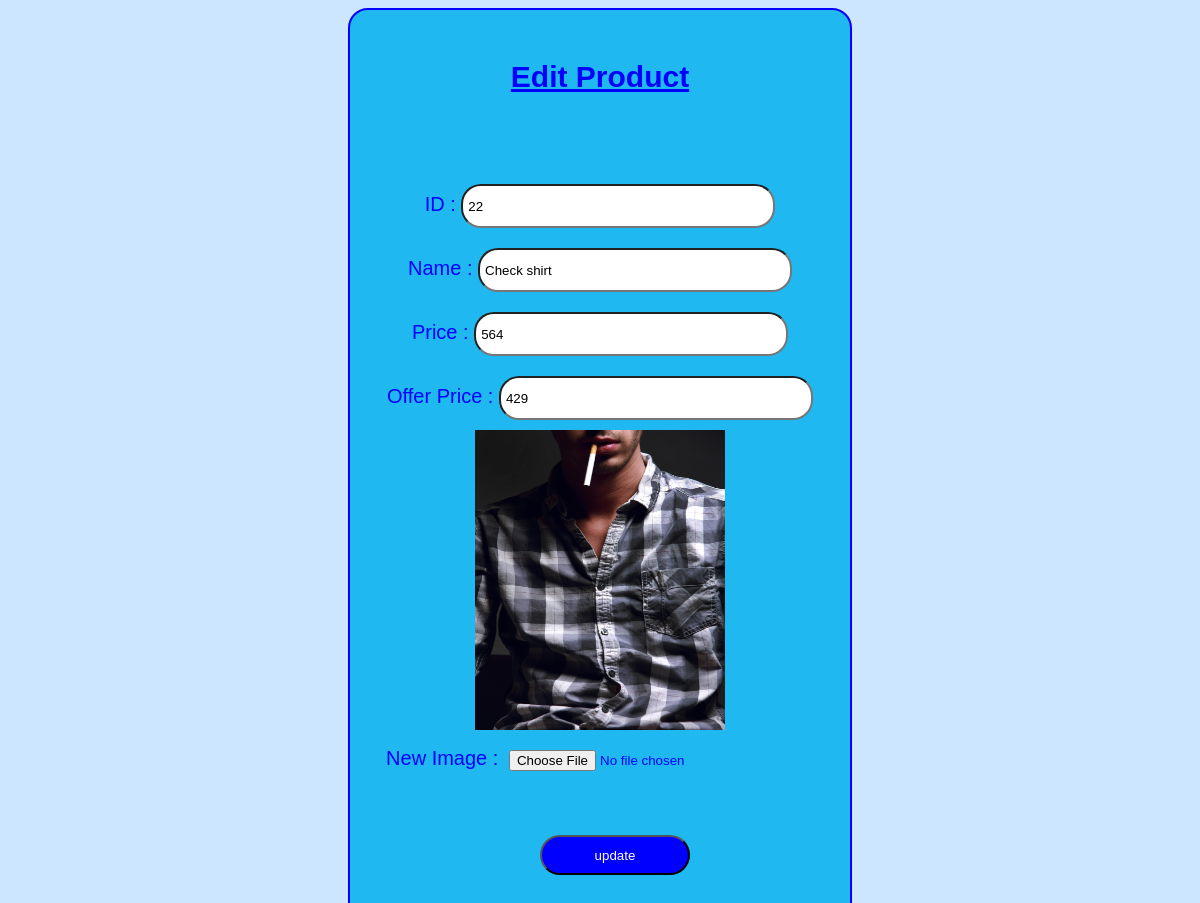
/edit_pro/5, run on an earlier commit of the app's database.
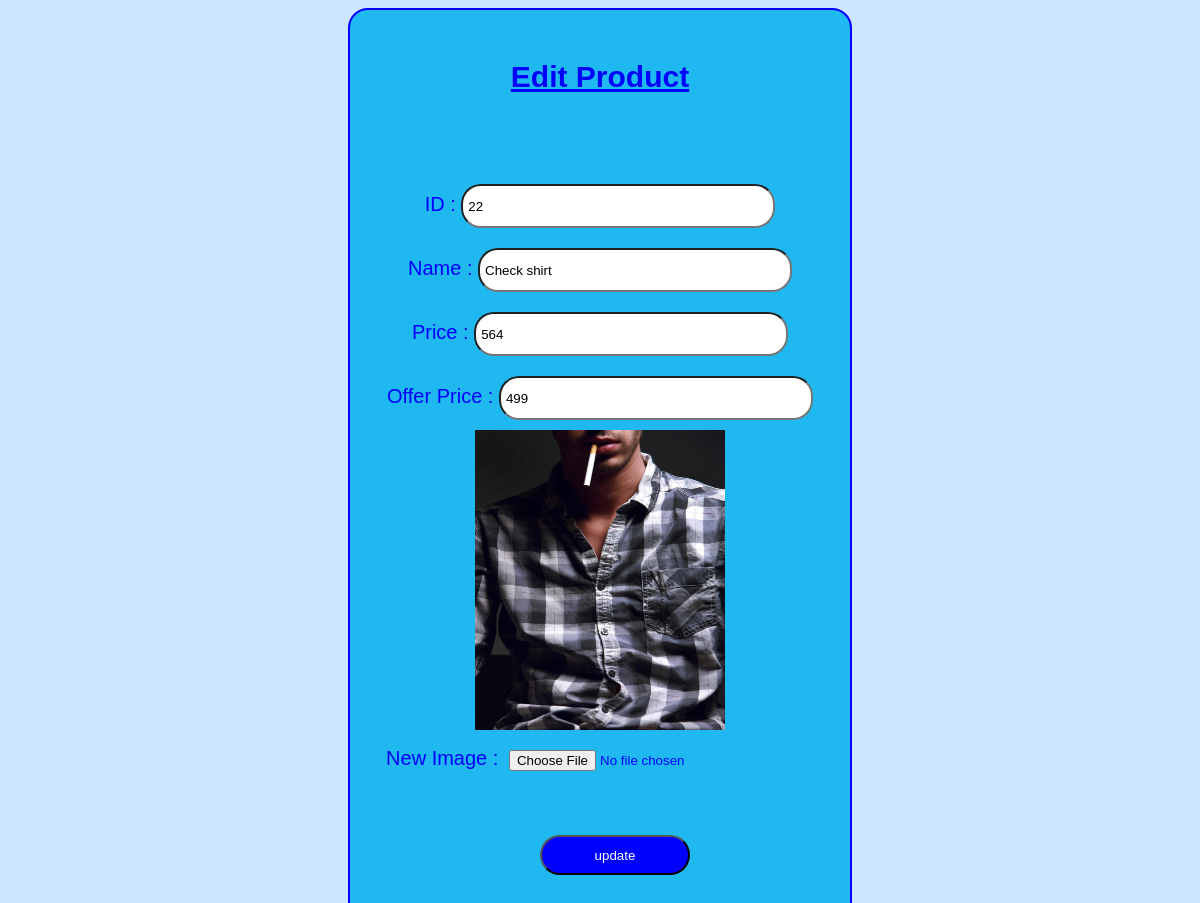
And on a later commit of the database.
### app/models.py (models this page shows)
class product (models.Model):
    pro_id=models.TextField()
    name=models.TextField()
    price=models.IntegerField()
    offer_price=models.IntegerField()
    img=models.FileField()

### app/views.py (the view, shortened to what this page needs)
# urls.py: path('edit_pro/<id>',views.edit_pro),
def edit_pro(req,id):
    pro=product.objects.get(pk=id)
    return render(req,'shop/edit_pro.html',{'data':pro})

### templates/shop/edit_pro.html (shortened to what this page needs)
<!DOCTYPE html>
<html lang="en">
<head>
    {% load static %}
    <link rel="stylesheet" href="{% static '/css/style.css' %}" />
</head>
<body>
    <div class="box">
        <form action="" method="post" enctype="multipart/form-data">
            <h2>Edit Product</h2>
             ID : <input type="text" name="pro_id" placeholder="pro_id" value="{{data.pro_id}}"><br>
            Name : <input type="text" name="name" placeholder="name" value="{{data.name}}"><br>
            Price : <input type="number" name="price" placeholder="price" value="{{data.price}}"><br>
            Offer Price : <input type="number" name="o_price" placeholder="offer_price" value="{{data.offer_price}}"><br>
            <img src="{{data.img.url}}" alt="" style="width: 250px;height: 300px;"><br>
            New Image : <input type="file" name="img" id=""><br>
            <input class="btn btn-outline-success" type="submit" value="update">
    </div>
</body>
</html>

What changed in the data, as far as the page shows it:
changed product "Check shirt": o_price "429" → "499"
